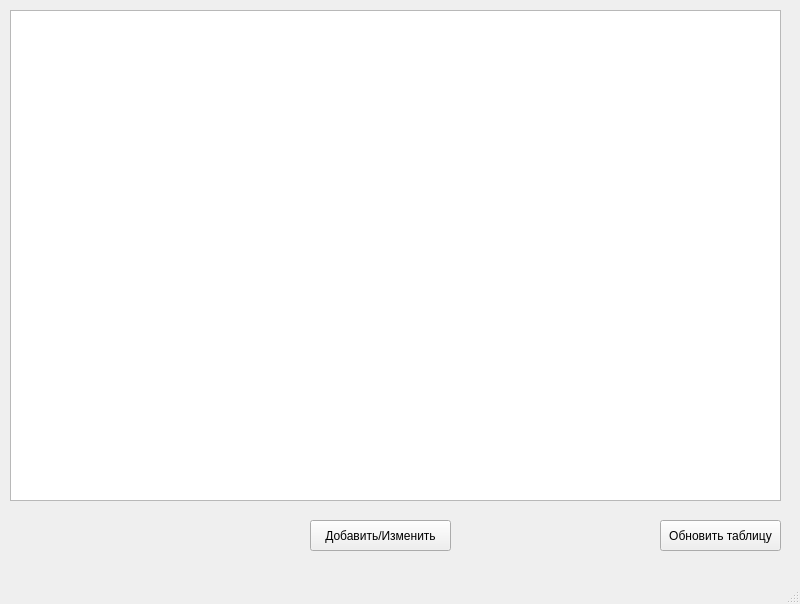
<?xml version="1.0" encoding="UTF-8"?>
<ui version="4.0">
 <class>MainWindow</class>
 <widget class="QMainWindow" name="MainWindow">
  <property name="geometry">
   <rect>
    <x>0</x>
    <y>0</y>
    <width>800</width>
    <height>604</height>
   </rect>
  </property>
  <property name="windowTitle">
   <string>MainWindow</string>
  </property>
  <widget class="QWidget" name="centralwidget">
   <widget class="QTableWidget" name="tableWidget">
    <property name="geometry">
     <rect>
      <x>10</x>
      <y>10</y>
      <width>771</width>
      <height>491</height>
     </rect>
    </property>
    <property name="editTriggers">
     <set>QAbstractItemView::NoEditTriggers</set>
    </property>
    <property name="tabKeyNavigation">
     <bool>true</bool>
    </property>
    <property name="showDropIndicator" stdset="0">
     <bool>true</bool>
    </property>
   </widget>
   <widget class="QPushButton" name="pushButton">
    <property name="geometry">
     <rect>
      <x>310</x>
      <y>520</y>
      <width>141</width>
      <height>31</height>
     </rect>
    </property>
    <property name="text">
     <string>Добавить/Изменить</string>
    </property>
   </widget>
   <widget class="QPushButton" name="btn_ref">
    <property name="geometry">
     <rect>
      <x>660</x>
      <y>520</y>
      <width>121</width>
      <height>31</height>
     </rect>
    </property>
    <property name="text">
     <string>Обновить таблицу</string>
    </property>
   </widget>
  </widget>
  <widget class="QMenuBar" name="menubar">
   <property name="geometry">
    <rect>
     <x>0</x>
     <y>0</y>
     <width>800</width>
     <height>21</height>
    </rect>
   </property>
  </widget>
  <widget class="QStatusBar" name="statusbar"/>
 </widget>
 <resources/>
 <connections/>
</ui>
